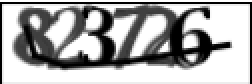
#> input picture images_dump/1mg_1029.jpg, 126 x 42 px, given in place of 1.jpg, which was not available (shown 2 times larger)
$ jupyter execute crop_image.ipynb
#> lines starting #> are read from the running program, lines starting #| are printed output that depends on the picture
[cell 1]
import cv2
import numpy as np
import glob
from PIL import Image

# [36 lines left out: function image_crop, not called in this run]

target_dir = 'C:/Users/KHJ/Desktop/'
files=glob.glob(target_dir + '1.jpg')

if __name__ == '__main__':
    count = 0
    for file in files:
        image_crop(file, 'images_arrange/')
        count+=6

[cell 2]
import cv2 #cv2 임포트


def im_trim (img): #함수로 만든다
    x = 5; y = 0; #자르고 싶은 지점의 x좌표와 y좌표 지정
    w = 105; h = 40; #x로부터 width, y로부터 height를 지정
    img_trim = img[y:y+h, x:x+w] #trim한 결과를 img_trim에 담는다
    cv2.imwrite('test.jpg',img_trim) #org_trim.jpg 라는 이름으로 저장
    return img_trim #필요에 따라 결과물을 리턴

org_image = cv2.imread('C:/Users/KHJ/PycharmProjects/RPA/images/1.jpg') #test.jpg 라는 파일을 읽어온다
#> org_image is the input picture: shape (42, 126, 3); min 0, max 255, mean 169.9
trim_image = im_trim(org_image) #trim_image 변수에 결과물을 넣는다
#> in im_trim, `img_trim = img[y:y+h, x:x+w]`:
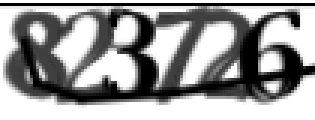
#> img_trim: shape (40, 105, 3) (shown 3 times larger); min 0, max 255, mean 155.9


$ run again, on images_dump/1mg_1480.jpg
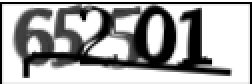
#> input picture images_dump/1mg_1480.jpg, 126 x 42 px, given in place of 1.jpg, which was not available (shown 2 times larger)
#> org_image is the input picture: shape (42, 126, 3); min 0, max 255, mean 165.7
#> in im_trim, `img_trim = img[y:y+h, x:x+w]`:
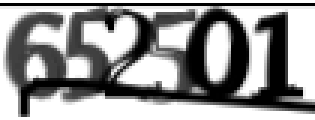
#> img_trim: shape (40, 105, 3) (shown 3 times larger); min 0, max 255, mean 150.6

$ run again, on images_dump/1mg_1517.jpg
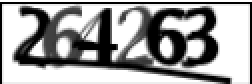
#> input picture images_dump/1mg_1517.jpg, 126 x 42 px, given in place of 1.jpg, which was not available (shown 2 times larger)
#> org_image is the input picture: shape (42, 126, 3); min 0, max 255, mean 159.1
#> in im_trim, `img_trim = img[y:y+h, x:x+w]`:
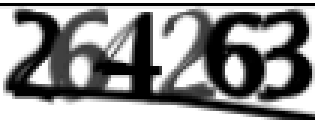
#> img_trim: shape (40, 105, 3) (shown 3 times larger); min 0, max 255, mean 142.8

$ run again, on images_dump/1mg_1531.jpg
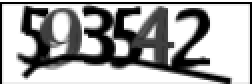
#> input picture images_dump/1mg_1531.jpg, 126 x 42 px, given in place of 1.jpg, which was not available (shown 2 times larger)
#> org_image is the input picture: shape (42, 126, 3); min 0, max 255, mean 163.9
#> in im_trim, `img_trim = img[y:y+h, x:x+w]`:
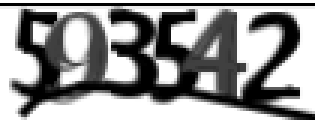
#> img_trim: shape (40, 105, 3) (shown 3 times larger); min 0, max 255, mean 148.6
